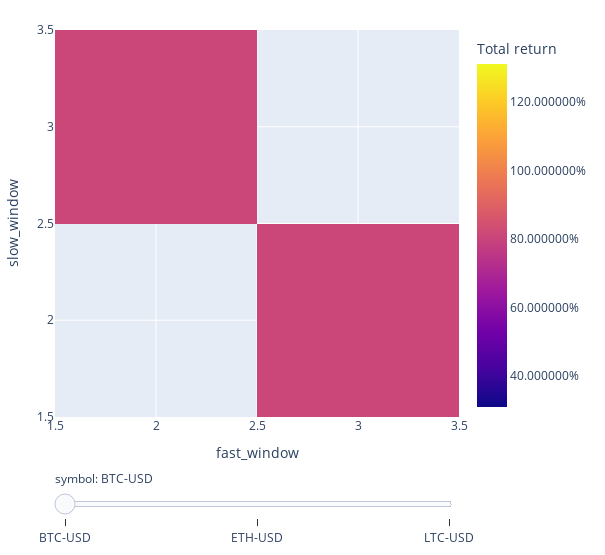

The notebook cell this image was saved under:
### Code cell
symbols = ["BTC-USD", "ETH-USD", "LTC-USD"]
price_by_symbol = vbt.utils.data.download(symbols, start=start_date, end=end_date, cols='Close')
price = vbt.utils.data.concat_symbols(price_by_symbol, treat_missing='drop')

# windows = np.arange(2, 4)
# fast_ma, slow_ma = vbt.MA.run_combs(price, window=windows, r=2, short_names=['fast', 'slow'])
# entries = fast_ma.ma_above(slow_ma, crossover=True)
# exits = fast_ma.ma_below(slow_ma, crossover=True)

portfolio_kwargs = dict(size=np.inf, fees=0.001, freq='1D')
portfolio = vbt.Portfolio.from_signals(price, entries, exits, **portfolio_kwargs)

fig = portfolio.total_return().vbt.heatmap(
    x_level='fast_window', y_level='slow_window', slider_level='symbol', symmetric=True,
    trace_kwargs=dict(colorbar=dict(title='Total return', tickformat='%')))
fig.show()

### Figure 1 — Plotly figure (JSON) as saved in the notebook; plotly's stock layout.template omitted (floating-point values rounded to 4 significant figures)
{"data": [{"colorbar": {"tickformat": "%", "title": {"text": "Total return"}}, "colorscale": [[0, "#0d0887"], [0.1111, "#46039f"], [0.2222, "#7201a8"], [0.3333, "#9c179e"], [0.4444, "#bd3786"], [0.5556, "#d8576b"], [0.6667, "#ed7953"], [0.7778, "#fb9f3a"], [0.8889, "#fdca26"], [1, "#f0f921"]], "hoverongaps": false, "hovertemplate": "fast_window: %{x}<br>slow_window: %{y}<br>value: %{z}<extra></extra>", "name": "BTC-USD", "type": "heatmap", "uid": "05390e2e-c824-4e30-b4c3-bc55e2842c09", "visible": true, "x": [2, 3], "y": [2, 3], "z": [[null, 0.8102], [0.8102, null]]}, {"colorbar": {"tickformat": "%", "title": {"text": "Total return"}}, "colorscale": [[0, "#0d0887"], [0.1111, "#46039f"], [0.2222, "#7201a8"], [0.3333, "#9c179e"], [0.4444, "#bd3786"], [0.5556, "#d8576b"], [0.6667, "#ed7953"], [0.7778, "#fb9f3a"], [0.8889, "#fdca26"], [1, "#f0f921"]], "hoverongaps": false, "hovertemplate": "fast_window: %{x}<br>slow_window: %{y}<br>value: %{z}<extra></extra>", "name": "ETH-USD", "type": "heatmap", "uid": "629a2342-7a4b-447b-a474-c8e4ef77ea22", "visible": false, "x": [2, 3], "y": [2, 3], "z": [[null, 0.7071], [0.7071, null]]}, {"colorbar": {"tickformat": "%", "title": {"text": "Total return"}}, "colorscale": [[0, "#0d0887"], [0.1111, "#46039f"], [0.2222, "#7201a8"], [0.3333, "#9c179e"], [0.4444, "#bd3786"], [0.5556, "#d8576b"], [0.6667, "#ed7953"], [0.7778, "#fb9f3a"], [0.8889, "#fdca26"], [1, "#f0f921"]], "hoverongaps": false, "hovertemplate": "fast_window: %{x}<br>slow_window: %{y}<br>value: %{z}<extra></extra>", "name": "LTC-USD", "type": "heatmap", "uid": "5d532a91-f211-4acf-9488-0c73db13ca63", "visible": false, "x": [2, 3], "y": [2, 3], "z": [[null, 0.07624], [0.07624, null]]}], "layout": {"height": 555, "legend": {"orientation": "h", "traceorder": "normal", "x": 1, "xanchor": "right", "y": 1.02, "yanchor": "bottom"}, "margin": {"b": 30, "l": 30, "r": 30, "t": 30}, "sliders": [{"active": 0, "currentvalue": {"prefix": "symbol: "}, "pad": {"t": 50}, "steps": [{"args": [{"visible": [true, false, false]}, {}], "label": "BTC-USD", "method": "update"}, {"args": [{"visible": [false, true, false]}, {}], "label": "ETH-USD", "method": "update"}, {"args": [{"visible": [false, false, true]}, {}], "label": "LTC-USD", "method": "update"}]}], "width": 605, "xaxis": {"title": {"text": "fast_window"}}, "yaxis": {"title": {"text": "slow_window"}}}}
